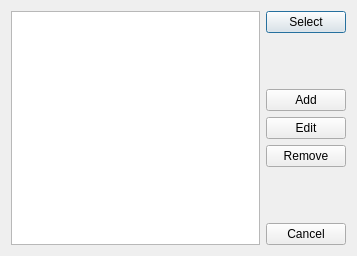
<?xml version="1.0" encoding="UTF-8"?>
<ui version="4.0">
 <class>SelectDatabaseDialog</class>
 <widget class="QDialog" name="SelectDatabaseDialog">
  <property name="geometry">
   <rect>
    <x>0</x>
    <y>0</y>
    <width>357</width>
    <height>256</height>
   </rect>
  </property>
  <property name="windowTitle">
   <string>Dialog</string>
  </property>
  <layout class="QHBoxLayout" name="horizontalLayout">
   <item>
    <widget class="QTableView" name="tableViewDatabases"/>
   </item>
   <item>
    <layout class="QVBoxLayout" name="verticalLayout">
     <item>
      <widget class="QPushButton" name="btnSelect">
       <property name="text">
        <string>Select</string>
       </property>
      </widget>
     </item>
     <item>
      <spacer name="verticalSpacer_2">
       <property name="orientation">
        <enum>Qt::Orientation::Vertical</enum>
       </property>
       <property name="sizeHint" stdset="0">
        <size>
         <width>20</width>
         <height>40</height>
        </size>
       </property>
      </spacer>
     </item>
     <item>
      <widget class="QPushButton" name="btnAdd">
       <property name="text">
        <string>Add</string>
       </property>
      </widget>
     </item>
     <item>
      <widget class="QPushButton" name="btnEdit">
       <property name="text">
        <string>Edit</string>
       </property>
      </widget>
     </item>
     <item>
      <widget class="QPushButton" name="btnRemove">
       <property name="text">
        <string>Remove</string>
       </property>
      </widget>
     </item>
     <item>
      <spacer name="verticalSpacer">
       <property name="orientation">
        <enum>Qt::Orientation::Vertical</enum>
       </property>
       <property name="sizeHint" stdset="0">
        <size>
         <width>20</width>
         <height>40</height>
        </size>
       </property>
      </spacer>
     </item>
     <item>
      <widget class="QPushButton" name="btnCancel">
       <property name="text">
        <string>Cancel</string>
       </property>
      </widget>
     </item>
    </layout>
   </item>
  </layout>
 </widget>
 <resources/>
 <connections/>
</ui>
